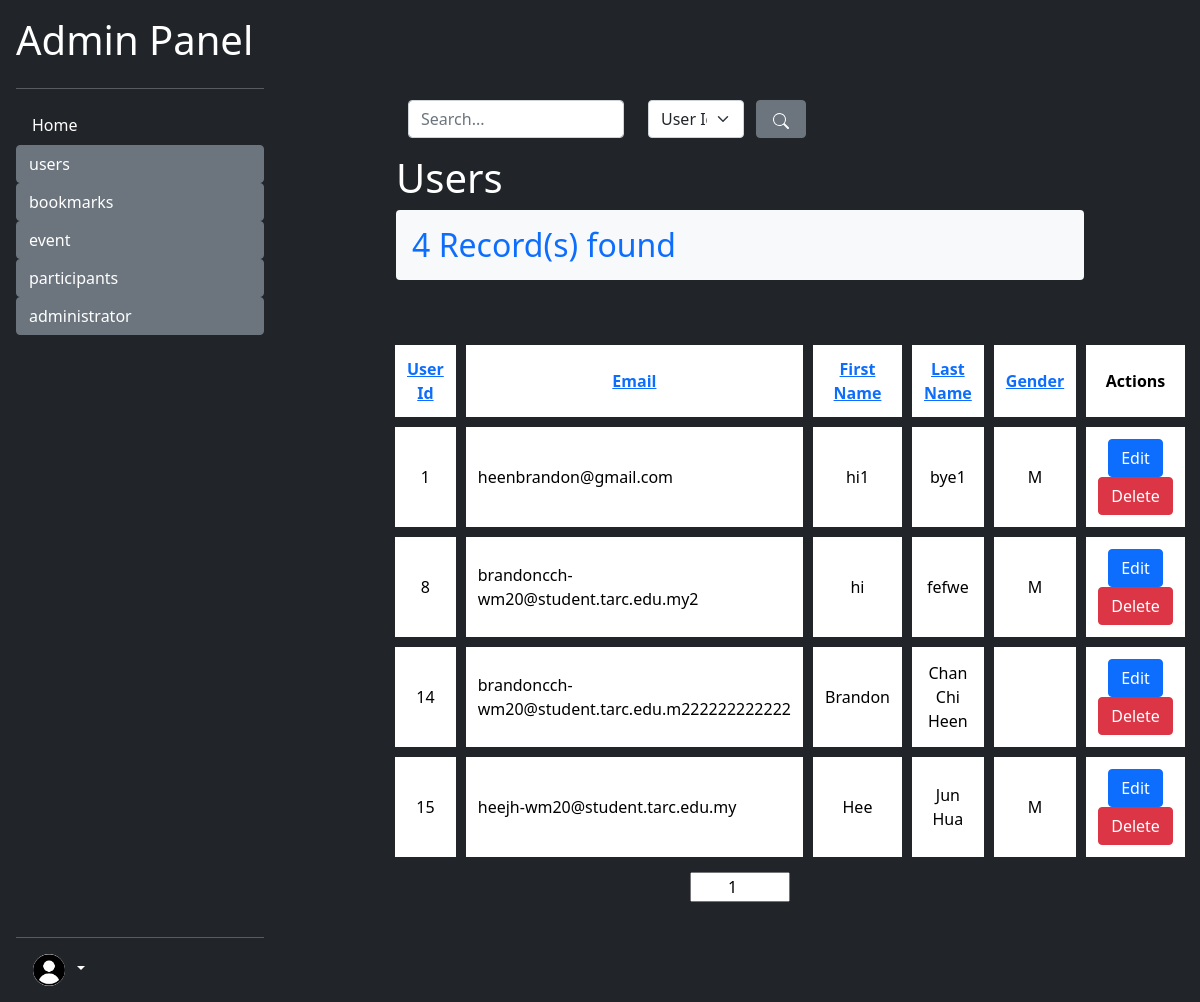
Page /admin/users/list_user.php (signed in) on the earlier database version.
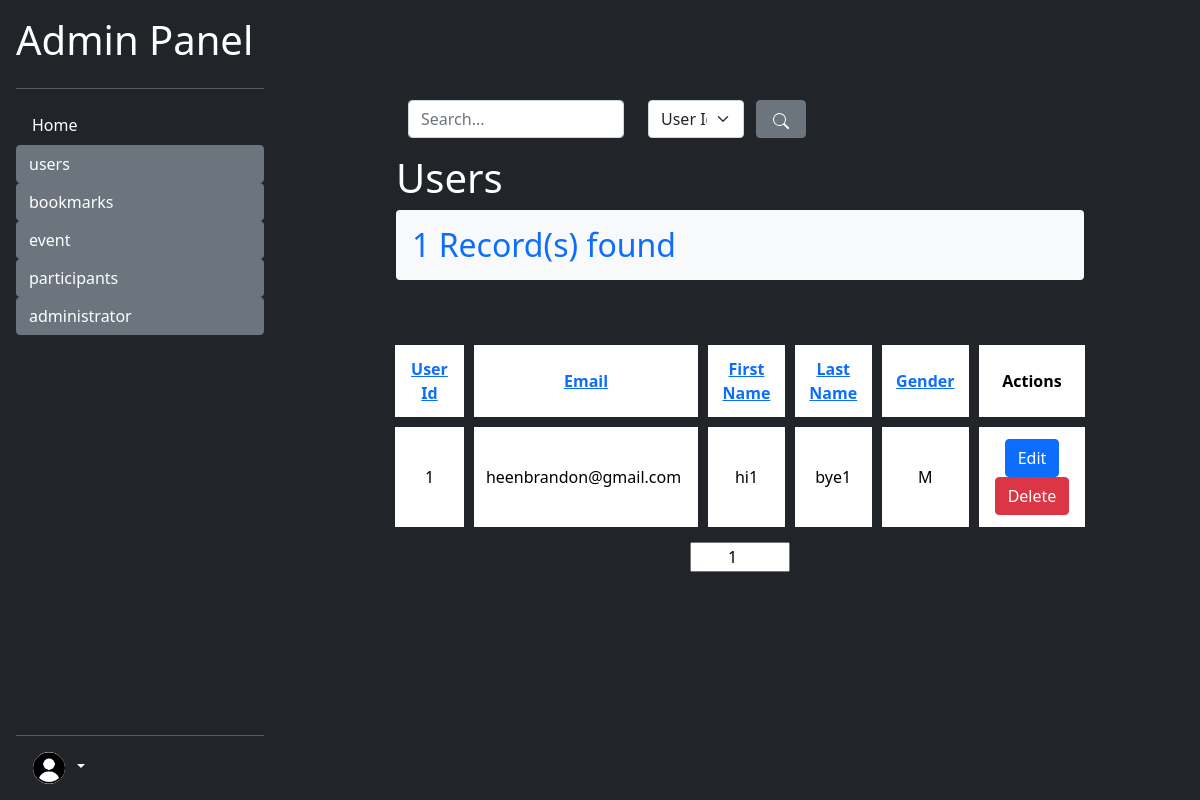
Same page on the later database version.
### tables this page shows
CREATE TABLE `user` (
  `user_id` int(30) NOT NULL,
  `email` varchar(100) NOT NULL,
  `first_name` varchar(30) NOT NULL,
  `last_name` varchar(30) NOT NULL,
  `password` varchar(30) NOT NULL,
  `gender` varchar(1) NOT NULL
);

### utility/utility.php (called while the page is built, shortened)
<?php
require_once dirname(__FILE__) . "/../env_variables.php";
function concatPaths(...$paths)
{
    $toReturn = array_shift($paths);
    foreach ($paths as $path) {
        if ($path != "") {
            $toReturn .=  "/" . $path;
        }
    }
    return  $toReturn;
}
function getVariableParentPath($fullPath, $levelsUp)
{
    $path = parse_url($fullPath)["path"];
    $pathArr  = explode("/", $path);
    $discardedChilds = array_slice($pathArr,  0, -$levelsUp);
    return implode("/", $discardedChilds);
}
class Database
{
    public $con;
    function __construct()
    {
        $this->con = mysqli_connect(self::DB_HOST, self::DB_USER, self::DB_PASSWORD, self::DB_NAME);
    }
    function select($columnArray, $whereStatements, $table = 'user')
    {
        $queryStatement = "SELECT " . array_shift($columnArray);
        foreach ($columnArray as $col) {
            $queryStatement .= ", $col";
        }
        if ($whereStatements == "") {
            $queryStatement .= " FROM $table";
        } else {
            $queryStatement .= " FROM $table WHERE $whereStatements;";
        }
        $this->queryResult = mysqli_query($this->con, $queryStatement);
        return mysqli_fetch_all($this->queryResult);
    }
}

### env_variables.php (called while the page is built, shortened)
<?php
$sevRoot = "/WEB-Design-Assignment-DFT2S1-main";

### admin/users/list_user.php (the view, shortened to what this page needs)
<?php
require_once dirname(__FILE__) . "/../../env_variables.php";
include "$docRoot/utility/utility.php";
include "../admin_utility.php";
require_once "$docRoot/utility/search.php";
include "$docRoot/admin/redirectNonAdmin.php";
$searchSuccess = false;
$colArray = array(
    "user_id" => "User Id",
    "email" => "Email",
    "first_name" => "First Name",
    "last_name" => "Last Name",
    "gender" => "Gender"
);
$sortCol = "user_id";
$sort = "ASC";
$db =   new Database();
$pageNo = 1;
if (!$searchSuccess) {
    $whereStatement = "TRUE ORDER BY $sortCol $sort";
    $result = $db->select(array("user_id", "email", "first_name", "last_name", "gender"), $whereStatement, "user");
    $resultArr = $result;
}
$pageCount = ceil(count($resultArr) / 10);
?>
<!DOCTYPE html>
<html lang="en">
<head>
    <link href="https://cdn.jsdelivr.net/npm/bootstrap@5.0.2/dist/css/bootstrap.min.css" rel="stylesheet">
    <link href="../index.css" type="text/css" rel="stylesheet">
</head>
<body class="bg-dark">
    <?php
    include_once "../sidebar.php";
    ?>
    <section class="text-white">
        <form class="mb-0 mx-3 row container mb-3" action="" method="GET">
            <div class="col-md-4">
                <input name="search" type="text" class="form-control" value="<?php if (isset($searchTerm)) echo $searchTerm ?>" placeholder="Search...">
            </div>
            <div class="col-md-2">
                <select name="col_search" id="" class="form-select">
                    <?php
                    foreach ($colArray as $col => $headerName) {
                        if ($searchCol == $col) {
                            echo "<option value='$col' selected>$headerName</option>";
                        } else {
                            echo "<option value='$col' >$headerName</option>";
                        }
                    }
                    ?>
                </select>
            </div>
            <button type="submit" class="btn btn-secondary" style="width: 50px;">
            </button>
        </form>
        <h1 class="mx-3">Users</h1>
        <?php
        if (count($resultArr) > 0) {
            $resultCount = count($resultArr);
            echo "<h2 class='text-primary bg-light rounded-2 p-3 mx-3'>$resultCount Record(s) found</h2>";
        } else {
            echo "<h2 class='text-secondary bg-light rounded-2 p-3 mx-3'>No Record found</h2>";
        }
        ?>
        <table class="event-list">
            <tr class="text-center">
                <?php
                $searchParams = "";
                foreach ($colArray as $col => $headerName) {
                    $tempSort = "ASC";
                    if ($sortCol == $col) {
                        $tempSort = $sort;
                    }
                    echo <<<HTML
                    <th style="width:10%;">
                        <a href="{$_SERVER['PHP_SELF']}?pageNo=$pageNo&col=$col&sort=$tempSort$searchParams">
                        $headerName
                        </a>
                    </th>
HTML;
                }
                ?>
                <th style="width:15%;">Actions</th>
            </tr>
            <?php
            $startIndex = ($pageNo - 1) * 10;
            for ($i = $startIndex; $i < $startIndex + 10 && $i < count($resultArr); $i++) {
                echo <<<HTML
                    <tr class="text-center">
                        <td>{$resultArr[$i][0]}</td>
                        <td  style="text-align:left;">{$resultArr[$i][1]}</td>
                        <td>{$resultArr[$i][2]}</td>
                        <td>{$resultArr[$i][3]}</td>
                        <td>{$resultArr[$i][4]}</td>
                        <td>
                            <button onclick="toRedirect({$resultArr[$i][0]}, 'edit_user.php')" class="btn btn-primary">Edit</button>
                            <button class="btn btn-danger" onclick="enableModal([{$resultArr[$i][0]}, '{$resultArr[$i][1]}', '{$resultArr[$i][2]}', '{$resultArr[$i][3]}', '{$resultArr[$i][4]}']);">Delete</button>
                        </td>
                    </tr>
HTML;
            }
            ?>
        </table>
        <?php
        echo '<div class="d-flex flex-row justify-content-center px-auto container">';
        ?>
        <?php
        echo <<<HTML
        <form action="{$_SERVER['PHP_SELF']}" method="GET">
            <input name="pageNo" value="$pageNo" id="pageNoInput" type="number" placeholder="1 ... {$pageCount}" min="1" max="{$pageCount}">
        </form>
HTML;
        ?>
        <?php
        echo '</div>';
        ?>
    </section>
</body>
</html>

### admin/sidebar.php (shortened to what this page needs)
<?php
require_once dirname(__FILE__) . "/../env_variables.php";
require_once "$docRoot/utility/utility.php";
?>
<div id="admin-sidebar" class="d-flex flex-column flex-shrink-0 p-3 text-white bg-dark">
    <a href="/" class="d-flex align-items-center mb-3 mb-md-0 me-md-auto text-white text-decoration-none">
        <h1>Admin Panel</h1>
    </a>
    <hr>
    <ul class="nav nav-pills flex-column mb-auto">
        <?php
        $dirList = array(
            "index.php" => "Home",
            'users' => array(
                "list_user.php" => "List Users",
                "add_user.php" => "Add Users",
            ),
            'bookmarks' => array(
                "list_bookmarks.php" => "List Bookmarks",
                "add_bookmark.php" => "Add Bookmark",
            ),
            'event' => array(
                "list_events.php" => "List Events",
                "add_event.php" => "Add Events",
            ),
            'participants' => array(
                "list_participants.php" => "List Participants",
                "add_participant.php" => "Add Participants",
            ),
            'administrator' => array(
                "list_admins.php" => "List Admins",
                "add_admin.php" => "Add Admin",
            )
        );
        $basePath = "$sevRoot/admin";
        function createSideMenu($dirArray, $currentPath )
        {
            $currentParentPath = getVariableParentPath($_SERVER['PHP_SELF'], 1);
            $currentFullPath = $_SERVER['PHP_SELF'];
            foreach ($dirArray as $dir => $dirOrFiles) {
                if (is_array($dirOrFiles)) {
                    if ($currentParentPath  == concatPaths($currentPath, $dir)) {
                        $activeStatus = "active";
                    } else {
                        $activeStatus = "btn-secondary";
                    }
                    echo <<<HTML
                    <li>
                        <button class="btn btn-primary $activeStatus" style="text-align:left; width:100%;" onclick="displaySideBar(this);">
                        $dir
                        </button>
                        <ul class="nav nav-pills flex-column subSideBar" >
HTML;
                    echo "  </ul>";
                    echo "</li>";
                } else if (is_string($dir)) {
                    if ($currentFullPath == concatPaths($currentPath, $dir)) {
                        $childActiveStatus = "bg-light text-dark";
                    } else {
                        $childActiveStatus = "text-white ";
                    }
                    echo  <<<HTML
                    <li class="container">
                        <a href="$currentPath/$dir" class="nav-link $childActiveStatus">$dirOrFiles</a>
                    </li>
HTML;
                }
            }
        }
        createSideMenu($dirList, $basePath);
        ?>
    </ul>
    <hr>
    <div class="dropdown">
        <a href="#" class="d-block text-white text-decoration-none dropdown-toggle dropdown-toggle-split" id="dropdownUser1" data-bs-toggle="dropdown">
            <img src="<?php echo "$sevRoot/resources/user_icon.png" ?> " alt="user" width="32" height="32" class="rounded-circle mx-2">
        </a>
    </div>
</div>

### admin/index.css (style rules this page uses)
html, body { height: 100%; }
#admin-sidebar { position: fixed; height: 100%; width: 280px; }
section { width: calc(100% - 280px); float: right; padding: 100px; }
.event-list { margin-top: 50px; width: 100%; border-spacing: 10px; padding: 5px; border-collapse: separate; }
.event-list th, .event-list td { padding: 12px; color: black; background-color: white; }
.container { padding: 0px; }
#pageNoInput { width: 100px; text-align: center; }

Differences in the rows shown:
removed user: user_id "8", email "brandoncch-wm20@student.tarc.edu.my2", first_name "hi", last_name "fefwe", gender "M"
removed user: user_id "14", email "brandoncch-wm20@student.tarc.edu.m222222222222", first_name "Brandon", last_name "Chan Chi Heen"
removed user: user_id "15", email "heejh-wm20@student.tarc.edu.my", first_name "Hee", last_name "Jun Hua", gender "M"
Other differences:
$resultCount: "4" → "1"
